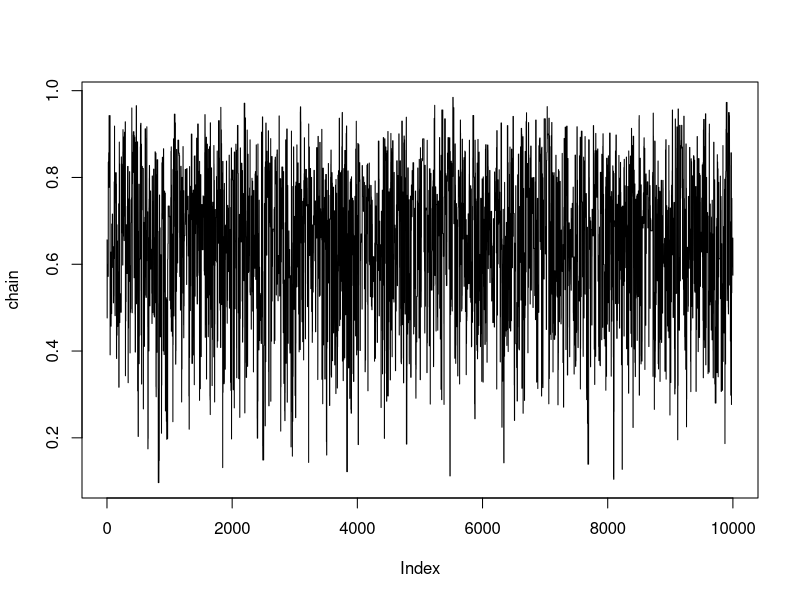
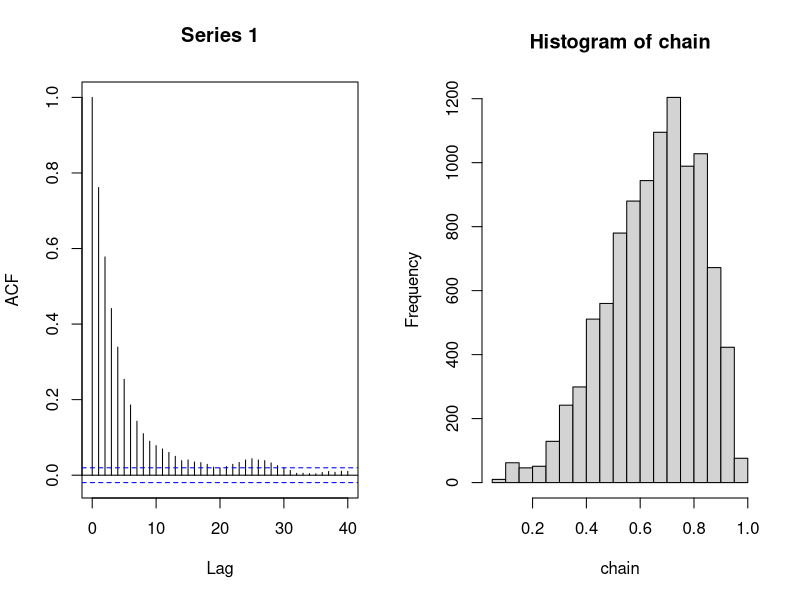
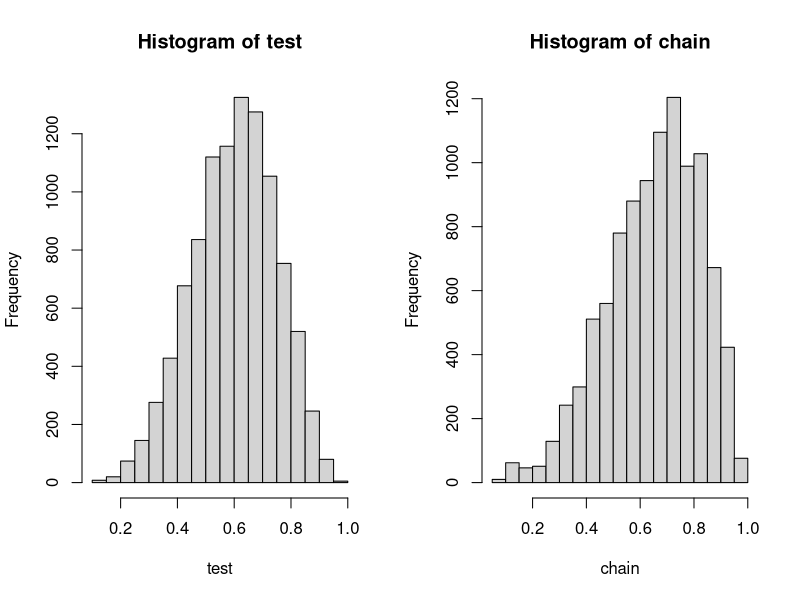
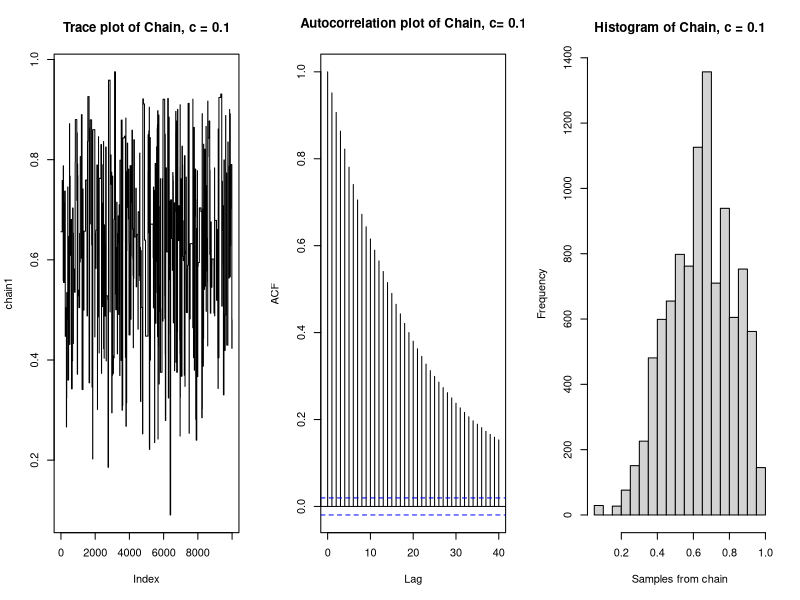
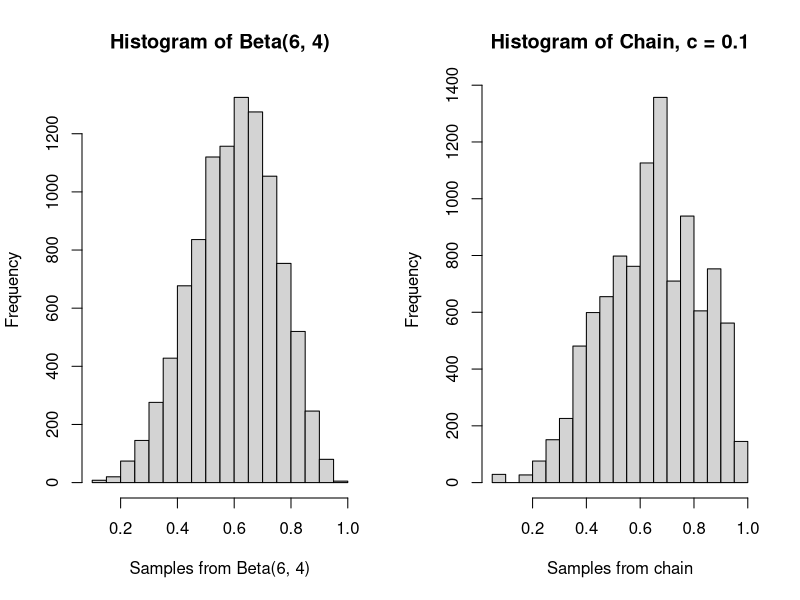
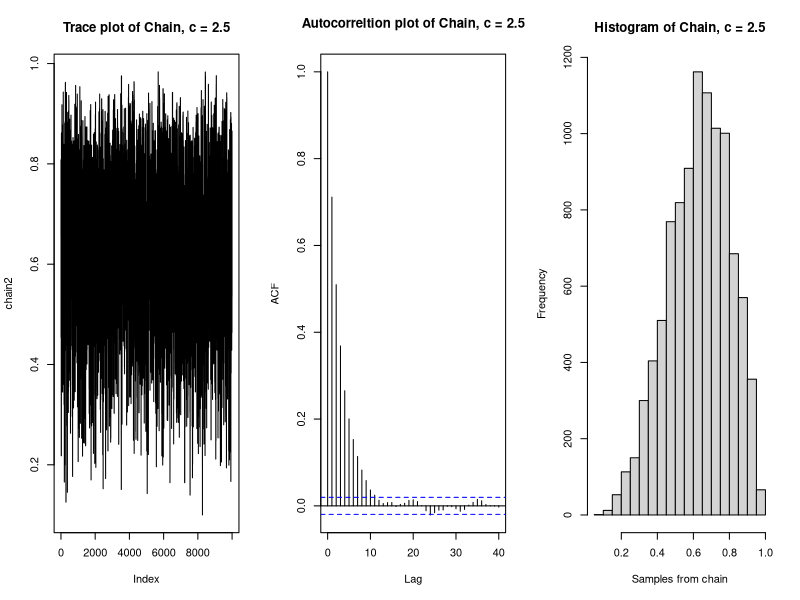
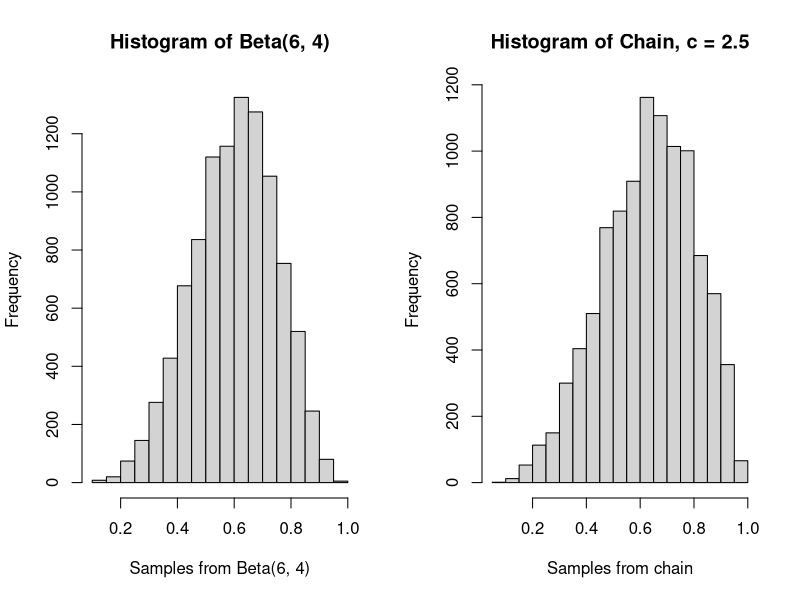
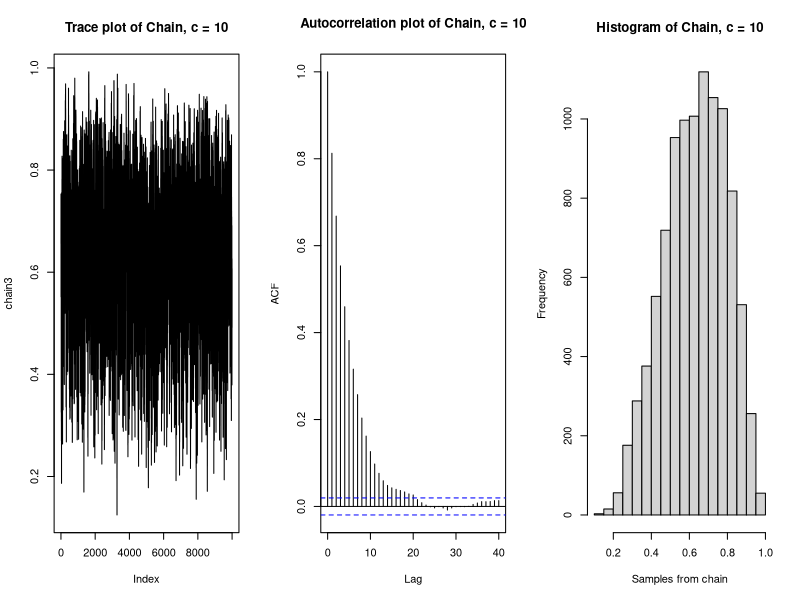

Write the R code that produced these figures, in order.
## ---- chunk 1
knitr::opts_chunk$set(echo = TRUE)
## ---- chunk 2
a <- 6
b <- 4

likelihood <- function(param){
  singlelikelihoods = dbeta(param, a, b, log = T)
}

prior <- function(param){
  pr = dunif(param, min=0, max=1, log = T)
  return(pr)
}

posterior <- function(param){
  return (exp(likelihood(param) + prior(param)))
}

metropolis_MCMC <- function(startvalue, iterations,c){
  chain = array(dim = c(iterations+1,1))
  chain[1,] = startvalue
  for (i in 1:iterations){
    proposal = rbeta(1, c*chain[i,], c*(1-chain[i,]))
    probab = dbeta(proposal,a,b)/dbeta(chain[i,],a,b)
    if (runif(1) < probab){
      chain[i+1,] = proposal
    }else{
      chain[i+1,] = chain[i,]
    }
  }
  return(chain)
}

startvalue <- runif(1, 0, 1)
chain=metropolis_MCMC(startvalue, 10000, c=1)

test <- rbeta(10000, 6, 4)

plot(chain, type='l')
par(mfrow=c(1,2))  
acf(chain); hist(chain)  

par(mfrow=c(1,2))
hist(test); hist(chain)
par(mfrow=c(1,1))

chain1=metropolis_MCMC(startvalue, 10000, c=0.1)
chain2=metropolis_MCMC(startvalue, 10000, c=2.5)
chain3=metropolis_MCMC(startvalue, 10000, c=10)

burnIn = 5000
acceptance1 = 1-mean(duplicated(chain1[-(1:burnIn),]))
acceptance2 = 1-mean(duplicated(chain2[-(1:burnIn),]))
acceptance3 = 1-mean(duplicated(chain3[-(1:burnIn),]))

par(mfrow=c(1,3))
plot(chain1, type='l', main = "Trace plot of Chain, c = 0.1")
acf(chain1, main = "Autocorrelation plot of Chain, c= 0.1")
hist(chain1, xlab = "Samples from chain", main = "Histogram of Chain, c = 0.1") 
par(mfrow=c(1,2))
hist(test, xlab = "Samples from Beta(6, 4)", main = "Histogram of Beta(6, 4)")
hist(chain1, xlab = "Samples from chain", main = "Histogram of Chain, c = 0.1")

par(mfrow=c(1,3))
plot(chain2, type='l', main = "Trace plot of Chain, c = 2.5")
acf(chain2, main = "Autocorreltion plot of Chain, c = 2.5")
hist(chain2, xlab = "Samples from chain", main = "Histogram of Chain, c = 2.5")
par(mfrow=c(1,2))
hist(test, xlab = "Samples from Beta(6, 4)", main = "Histogram of Beta(6, 4)")
hist(chain2, xlab = "Samples from chain", main = "Histogram of Chain, c = 2.5")

par(mfrow=c(1,3))
plot(chain3, type='l', main = "Trace plot of Chain, c = 10")
acf(chain3, main = "Autocorrelation plot of Chain, c = 10")
hist(chain3, xlab = "Samples from chain", main = "Histogram of Chain, c = 10")
par(mfrow=c(1,2))
hist(test, xlab = "Samples from Beta(6, 4)", main = "Histogram of Beta(6, 4)")
hist(chain3, xlab = "Samples from chain", main = "Histogram of Chain, c = 10")
